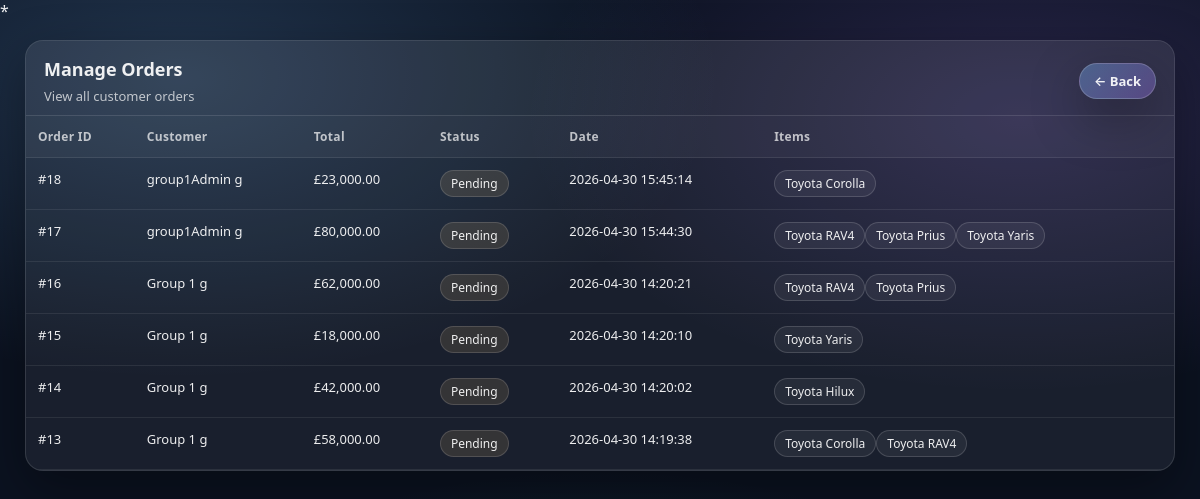
Page /CarEcommerce/admin/manage_orders.php (signed in) on the committed database.
### tables this page shows
CREATE TABLE `orders` (
  `orderID` int(11) NOT NULL,
  `customerID` int(11) NOT NULL,
  `order_date` datetime DEFAULT current_timestamp(),
  `order_status` varchar(50) DEFAULT 'Pending',
  `total` decimal(10,2) NOT NULL,
  `delivery` varchar(50) DEFAULT NULL,
  `address` varchar(255) DEFAULT NULL,
  `city` varchar(100) DEFAULT NULL,
  `postcode` varchar(20) DEFAULT NULL
);

CREATE TABLE `users` (
  `userID` int(11) NOT NULL,
  `first_name` varchar(100) NOT NULL,
  `last_name` varchar(100) NOT NULL,
  `address` varchar(255) NOT NULL,
  `city` varchar(100) NOT NULL,
  `postcode` varchar(20) NOT NULL,
  `email` varchar(150) NOT NULL,
  `tele_no` varchar(20) DEFAULT NULL,
  `password` varchar(255) NOT NULL,
  `role` enum('customer','admin') DEFAULT 'customer'
);

CREATE TABLE `product` (
  `productID` int(11) NOT NULL,
  `model_name` varchar(150) NOT NULL,
  `model_year` int(11) NOT NULL,
  `fuel_type` varchar(50) NOT NULL,
  `engine_size` decimal(3,1) NOT NULL,
  `colour` varchar(50) NOT NULL,
  `price` decimal(10,2) NOT NULL
);

### CarEcommerce/admin/manage_orders.php (the view, shortened to what this page needs)
<?php
include '../cardealershipDB.php';
$sql = "
SELECT
    o.orderID,
    o.order_date,
    o.total,
    o.order_status,
    u.first_name,
    u.last_name
FROM orders o
JOIN users u ON o.customerID = u.userID
ORDER BY o.order_date DESC
";
$result = $conn->query($sql);
?>
<!DOCTYPE html>
<html lang="en">
<head>
  <link rel="stylesheet" href="../styles.css">
</head>
<body>
<main class="container">
  <section class="panel">
    <div class="panel-head">
      <div>
        <h2>Manage Orders</h2>
        <p>View all customer orders</p>
      </div>
      <a href="dashboard.php" class="btn">← Back</a>
    </div>
    <div class="table-wrap">
      <table>
        <thead>
          <tr>
            <th>Order ID</th>
            <th>Customer</th>
            <th>Total</th>
            <th>Status</th>
            <th>Date</th>
            <th>Items</th>
          </tr>
        </thead>
        <tbody>
        <?php while ($row = $result->fetch_assoc()): ?>
        <tr>
          <td>#<?php echo $row['orderID']; ?></td>
          <td>
            <?php echo htmlspecialchars($row['first_name'] . " " . $row['last_name']); ?>
          </td>
          <td>£<?php echo number_format($row['total'], 2); ?></td>
          <td>
            <span class="badge <?php echo strtolower($row['order_status']); ?>">
              <?php echo $row['order_status']; ?>
            </span>
          </td>
          <td><?php echo $row['order_date']; ?></td>
          <td>
<?php
$itemStmt = $conn->prepare("
    SELECT p.model_name
    FROM orderitem oi
    JOIN product p ON oi.productID = p.productID
    WHERE oi.orderID = ?
");
$itemStmt->bind_param("i", $row['orderID']);
$itemStmt->execute();
$items = $itemStmt->get_result();
while ($item = $items->fetch_assoc()) {
    echo "<div class='tag'>" . htmlspecialchars($item['model_name']) . "</div>";
}
?>
          </td>
        </tr>
        <?php endwhile; ?>
        </tbody>
      </table>
    </div>
  </section>
</main>
</body>
</html>

### CarEcommerce/styles.css (style rules this page uses)
* { box-sizing: border-box; }
:root { --bg: #0b1220; --panel: rgba(255,255,255,0.06); --panel-2: rgba(255,255,255,0.09); --text: rgba(255,255,255,0.92); --muted: rgba(255,255,255,0.70); --line: rgba(255,255,255,0.12); --shadow: 0 18px 50px rgba(0,0,0,0.35); --radius: 18px; --radius-sm: 12px; }
html, body { margin: 0; padding: 0; font-family: system-ui, -apple-system, Segoe UI, Roboto, Arial, sans-serif; color: var(--text); background: radial-gradient(900px 500px at 15% 10%, rgba(120, 188, 255, 0.20), transparent 60%), radial-gradient(900px 500px at 85% 15%, rgba(170, 120, 255, 0.18), transparent 55%), radial-gradient(900px 500px at 50% 95%, rgba(75, 255, 190, 0.12), transparent 55%), var(--bg); }
a { color: inherit; text-decoration: none; }
.container { width: min(1150px, calc(100% - 32px)); margin: 0 auto; }
.panel { margin: 18px 0; background: var(--panel); border: 1px solid var(--line); border-radius: var(--radius); box-shadow: var(--shadow); overflow: hidden; }
.panel-head { padding: 16px 18px 10px; border-bottom: 1px solid var(--line); background: rgba(255,255,255,0.03); }
.panel-head h2 { margin: 0; font-size: 18px; }
.panel-head p { margin: 6px 0 0; color: var(--muted); font-size: 13px; }
.table-wrap { width: 100%; overflow: auto; }
table { width: 100%; border-collapse: collapse; min-width: 860px; }
thead th { text-align: left; font-size: 12px; letter-spacing: 0.3px; color: var(--muted); background: rgba(255,255,255,0.04); padding: 12px 12px; border-bottom: 1px solid var(--line); position: sticky; top: 0; }
tbody td { padding: 12px 12px; border-bottom: 1px solid rgba(255,255,255,0.08); vertical-align: top; font-size: 13px; }
.tag { display: inline-block; font-size: 12px; padding: 4px 10px; border-radius: 999px; border: 1px solid rgba(255,255,255,0.15); background: rgba(255,255,255,0.06); }
.badge { display: inline-block; font-size: 12px; padding: 4px 10px; border-radius: 999px; border: 1px solid rgba(255,255,255,0.14); background: rgba(255,255,255,0.06); }
.badge.pending { background: rgba(255,205,120,0.12); }
.btn { display: inline-block; padding: 8px 14px; border-radius: 999px; font-size: 13px; font-weight: 600; color: var(--text); background: linear-gradient(135deg, rgba(120,188,255,0.35), rgba(170,120,255,0.30)); border: 1px solid rgba(255,255,255,0.18); box-shadow: var(--shadow); transition: 160ms ease; }
.panel-head { display: flex; justify-content: space-between; align-items: center; flex-wrap: wrap; }
.panel-head p { width: 100%; }
.btn { display: inline-block; text-align: center; }

### rows in the picture
orders: orderID "18", customerID.last_name "group1Admin g", total "23,000.00", order_status "Pending", order_date "2026-04-30 15:45:14"
product: model_name "Toyota Corolla"
orders: orderID "17", customerID.last_name "group1Admin g", total "80,000.00", order_status "Pending", order_date "2026-04-30 15:44:30"
product: model_name "Toyota RAV4"
product: model_name "Toyota Prius"
product: model_name "Toyota Yaris"
orders: orderID "16", customerID.last_name "Group 1 g", total "62,000.00", order_status "Pending", order_date "2026-04-30 14:20:21"
orders: orderID "15", customerID.last_name "Group 1 g", total "18,000.00", order_status "Pending", order_date "2026-04-30 14:20:10"
orders: orderID "14", customerID.last_name "Group 1 g", total "42,000.00", order_status "Pending", order_date "2026-04-30 14:20:02"
product: model_name "Toyota Hilux"
orders: orderID "13", customerID.last_name "Group 1 g", total "58,000.00", order_status "Pending", order_date "2026-04-30 14:19:38"
